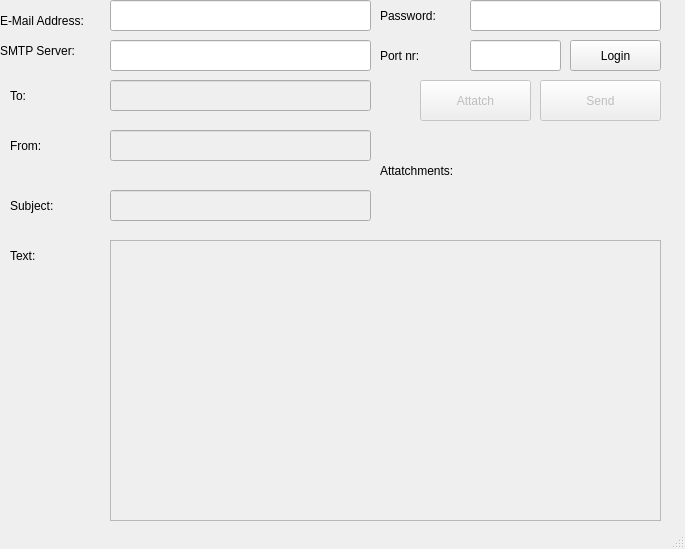
<?xml version="1.0" encoding="UTF-8"?>
<ui version="4.0">
 <class>MainWindow</class>
 <widget class="QMainWindow" name="MainWindow">
  <property name="geometry">
   <rect>
    <x>0</x>
    <y>0</y>
    <width>685</width>
    <height>549</height>
   </rect>
  </property>
  <property name="windowTitle">
   <string>MainWindow</string>
  </property>
  <widget class="QWidget" name="centralwidget">
   <widget class="QLabel" name="label">
    <property name="geometry">
     <rect>
      <x>0</x>
      <y>10</y>
      <width>171</width>
      <height>21</height>
     </rect>
    </property>
    <property name="text">
     <string>E-Mail Address:</string>
    </property>
   </widget>
   <widget class="QLineEdit" name="emailadress">
    <property name="geometry">
     <rect>
      <x>110</x>
      <y>0</y>
      <width>261</width>
      <height>31</height>
     </rect>
    </property>
    <property name="text">
     <string/>
    </property>
   </widget>
   <widget class="QLabel" name="label_2">
    <property name="geometry">
     <rect>
      <x>380</x>
      <y>0</y>
      <width>101</width>
      <height>31</height>
     </rect>
    </property>
    <property name="text">
     <string>Password:</string>
    </property>
   </widget>
   <widget class="QLineEdit" name="password">
    <property name="geometry">
     <rect>
      <x>470</x>
      <y>0</y>
      <width>191</width>
      <height>31</height>
     </rect>
    </property>
    <property name="text">
     <string/>
    </property>
    <property name="echoMode">
     <enum>QLineEdit::Password</enum>
    </property>
   </widget>
   <widget class="QLineEdit" name="smtpserver">
    <property name="geometry">
     <rect>
      <x>110</x>
      <y>40</y>
      <width>261</width>
      <height>31</height>
     </rect>
    </property>
    <property name="text">
     <string/>
    </property>
   </widget>
   <widget class="QLabel" name="label_3">
    <property name="geometry">
     <rect>
      <x>0</x>
      <y>40</y>
      <width>291</width>
      <height>21</height>
     </rect>
    </property>
    <property name="text">
     <string>SMTP Server:</string>
    </property>
   </widget>
   <widget class="QLabel" name="label_4">
    <property name="geometry">
     <rect>
      <x>380</x>
      <y>40</y>
      <width>81</width>
      <height>31</height>
     </rect>
    </property>
    <property name="text">
     <string>Port nr:</string>
    </property>
   </widget>
   <widget class="QLineEdit" name="portnr">
    <property name="geometry">
     <rect>
      <x>470</x>
      <y>40</y>
      <width>91</width>
      <height>31</height>
     </rect>
    </property>
    <property name="text">
     <string/>
    </property>
   </widget>
   <widget class="QLabel" name="label_5">
    <property name="geometry">
     <rect>
      <x>10</x>
      <y>80</y>
      <width>61</width>
      <height>31</height>
     </rect>
    </property>
    <property name="text">
     <string>To:</string>
    </property>
   </widget>
   <widget class="QLineEdit" name="to">
    <property name="enabled">
     <bool>false</bool>
    </property>
    <property name="geometry">
     <rect>
      <x>110</x>
      <y>80</y>
      <width>261</width>
      <height>31</height>
     </rect>
    </property>
    <property name="text">
     <string/>
    </property>
   </widget>
   <widget class="QLabel" name="label_6">
    <property name="geometry">
     <rect>
      <x>10</x>
      <y>180</y>
      <width>71</width>
      <height>51</height>
     </rect>
    </property>
    <property name="text">
     <string>Subject:</string>
    </property>
   </widget>
   <widget class="QLineEdit" name="subject">
    <property name="enabled">
     <bool>false</bool>
    </property>
    <property name="geometry">
     <rect>
      <x>110</x>
      <y>190</y>
      <width>261</width>
      <height>31</height>
     </rect>
    </property>
    <property name="text">
     <string/>
    </property>
   </widget>
   <widget class="QLabel" name="label_7">
    <property name="geometry">
     <rect>
      <x>10</x>
      <y>240</y>
      <width>61</width>
      <height>31</height>
     </rect>
    </property>
    <property name="text">
     <string>Text:</string>
    </property>
   </widget>
   <widget class="QTextEdit" name="text123">
    <property name="enabled">
     <bool>false</bool>
    </property>
    <property name="geometry">
     <rect>
      <x>110</x>
      <y>240</y>
      <width>551</width>
      <height>281</height>
     </rect>
    </property>
   </widget>
   <widget class="QLabel" name="label_8">
    <property name="geometry">
     <rect>
      <x>380</x>
      <y>120</y>
      <width>281</width>
      <height>101</height>
     </rect>
    </property>
    <property name="text">
     <string>Attatchments:</string>
    </property>
   </widget>
   <widget class="QPushButton" name="pushButton">
    <property name="geometry">
     <rect>
      <x>570</x>
      <y>40</y>
      <width>91</width>
      <height>31</height>
     </rect>
    </property>
    <property name="text">
     <string>Login</string>
    </property>
   </widget>
   <widget class="QPushButton" name="pushButton_2">
    <property name="enabled">
     <bool>false</bool>
    </property>
    <property name="geometry">
     <rect>
      <x>420</x>
      <y>80</y>
      <width>111</width>
      <height>41</height>
     </rect>
    </property>
    <property name="text">
     <string>Attatch</string>
    </property>
   </widget>
   <widget class="QPushButton" name="pushButton_3">
    <property name="enabled">
     <bool>false</bool>
    </property>
    <property name="geometry">
     <rect>
      <x>540</x>
      <y>80</y>
      <width>121</width>
      <height>41</height>
     </rect>
    </property>
    <property name="text">
     <string>Send</string>
    </property>
   </widget>
   <widget class="QLineEdit" name="fromadress">
    <property name="enabled">
     <bool>false</bool>
    </property>
    <property name="geometry">
     <rect>
      <x>110</x>
      <y>130</y>
      <width>261</width>
      <height>31</height>
     </rect>
    </property>
    <property name="text">
     <string/>
    </property>
   </widget>
   <widget class="QLabel" name="label_9">
    <property name="geometry">
     <rect>
      <x>10</x>
      <y>130</y>
      <width>61</width>
      <height>31</height>
     </rect>
    </property>
    <property name="text">
     <string>From:</string>
    </property>
   </widget>
  </widget>
  <widget class="QStatusBar" name="statusbar"/>
 </widget>
 <resources/>
 <connections/>
</ui>
